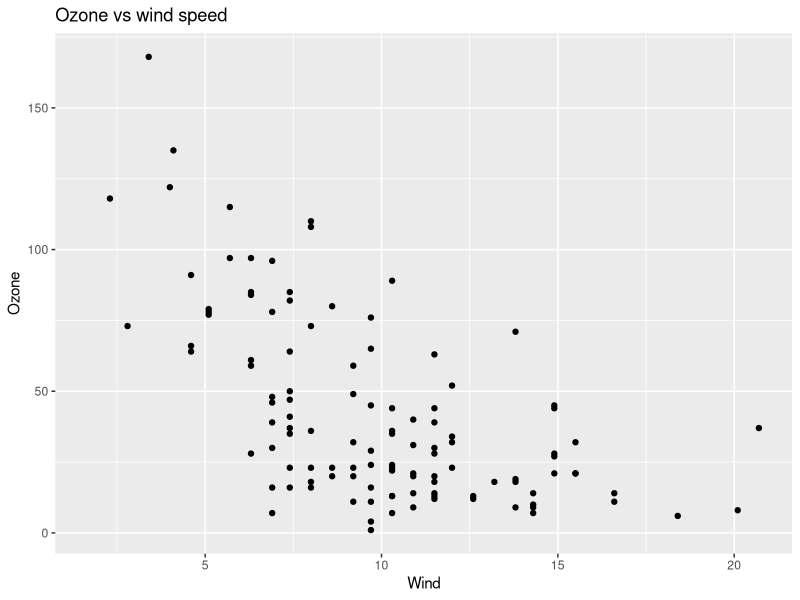
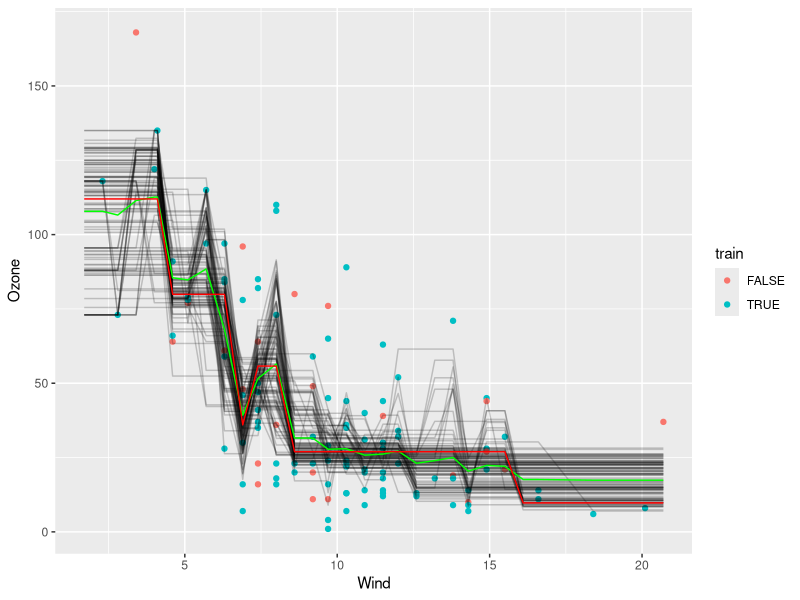

Reproduce these figures in R, in order.
# Jan-Philipp Kolb
# Thu May 02 11:09:41 2019
# Source: https://www.r-bloggers.com/machine-learning-explained-bagging/

require(data.table)
library(rpart)
require(ggplot2)

set.seed(456)

## Reading data
bagging_data <- data.table(airquality)

ggplot(bagging_data,aes(Wind,Ozone))+geom_point()+
  ggtitle("Ozone vs wind speed")

data_test <- na.omit(bagging_data[,.(Ozone,Wind)])

## Training data

train_index <- sample.int(nrow(data_test),
                          size=round(nrow(data_test)*0.8),
                          replace = F)

data_test[train_index,train:=TRUE][-train_index,train:=FALSE]

##  Model without bagging
no_bag_model <- rpart(Ozone~Wind,data_test[train_index],control=rpart.control(minsplit=6))
result_no_bag <- predict(no_bag_model,bagging_data)

##Training of the bagged model
n_model=100
bagged_models=list()
for (i in 1:n_model)
{
  new_sample=sample(train_index,size=length(train_index),replace=T)
  bagged_models=c(bagged_models,list(rpart(Ozone~Wind,data_test[new_sample],control=rpart.control(minsplit=6))))
}

##Getting estimate from the bagged model
bagged_result=NULL
i=0
for (from_bag_model in bagged_models)
{
  if (is.null(bagged_result))
    bagged_result=predict(from_bag_model,bagging_data)
  else
    bagged_result=(i*bagged_result+predict(from_bag_model,bagging_data))/(i+1)
  i=i+1
}

##Plot
require(ggplot2)
gg=ggplot(data_test,aes(Wind,Ozone))+geom_point(aes(color=train))
for (tree_model in bagged_models[1:100])
{
  prediction=predict(tree_model,bagging_data)
  data_plot=data.table(Wind=bagging_data$Wind,Ozone=prediction)
  gg=gg+geom_line(data=data_plot[order(Wind)],aes(x=Wind,y=Ozone),alpha=0.2)
}
data_bagged=data.table(Wind=bagging_data$Wind,Ozone=bagged_result)
gg=gg+geom_line(data=data_bagged[order(Wind)],aes(x=Wind,y=Ozone),color='green')

data_no_bag=data.table(Wind=bagging_data$Wind,Ozone=result_no_bag)
gg=gg+geom_line(data=data_no_bag[order(Wind)],aes(x=Wind,y=Ozone),color='red')
gg
